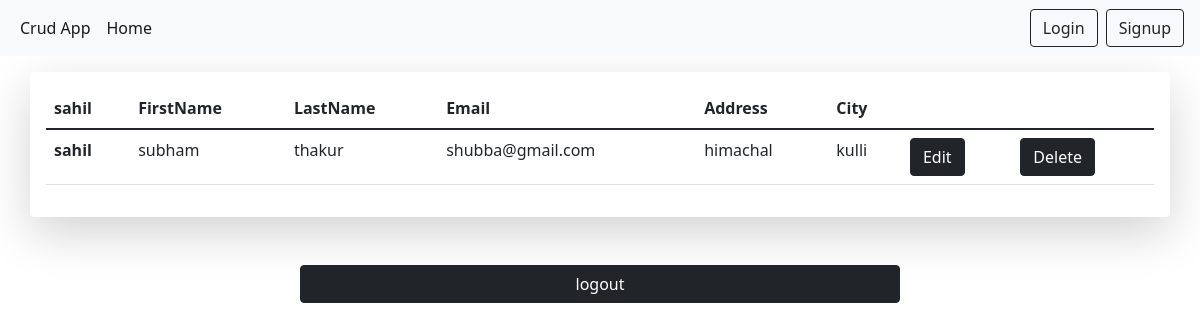
The app's page /showdetails/ (signed in) with its own data.
### myapp/models.py (models this page shows, shortened)
class register(models.Model):
  user = models.ForeignKey(User, on_delete=models.CASCADE)
  firstname = models.CharField(max_length=100)
  lastname = models.CharField(max_length=100)
  email = models.CharField(max_length=100)
  address = models.CharField(max_length=100)
  city = models.CharField(max_length=100)

### myapp/views.py (the view)
# urls.py: path('showdetails/', views.showdetails, name='showdetails'),
def showdetails(request):
  reg =  register.objects.filter(user=request.user)
  return render(request, 'showdetails.html',{'reg':reg})

### myapp/templates/showdetails.html (shortened to what this page needs)
{% extends 'base.html' %}
{% block content %}
{% for register in reg %}
<div class="container my-3 shadow-lg p-3 mb-5 bg-body rounded">
  <table class="table">
  <thead>
    <tr>
      <th scope="col">{{request.user}}</th>
      <th scope="col">FirstName</th>
      <th scope="col">LastName</th>
      <th scope="col">Email</th>
      <th scope="col">Address</th>
      <th scope="col">City</th>
    </tr>
  </thead>
  <tbody>
    <tr>
      <th scope="row">{{request.user}}</th>
      <td>{{register.firstname}}</td>
      <td>{{register.lastname}}</td>
      <td>{{register.email}}</td>
      <td>{{register.address}}</td>
      <td>{{register.city}}</td>
      <td><a class="btn btn-dark" href="/edit/{{register.id}}" role="button">Edit</a></td>
      <td><a class="btn btn-dark" href="/delete/{{register.id}}" role="button">Delete</a></td>
    </tr>
  </tbody>
</table>
</div>
{% endfor %}
<div class="d-grid gap-2 col-6 mx-auto">
<a class="btn btn-dark" href="/userlogout/" role="button">logout</a>
</div>
{% endblock content %}

### records on screen
register: firstname "subham", lastname "thakur", email "shubba@gmail.com", address "himachal", city "kulli"

### other values on screen
{{ request.user }} "sahil"
